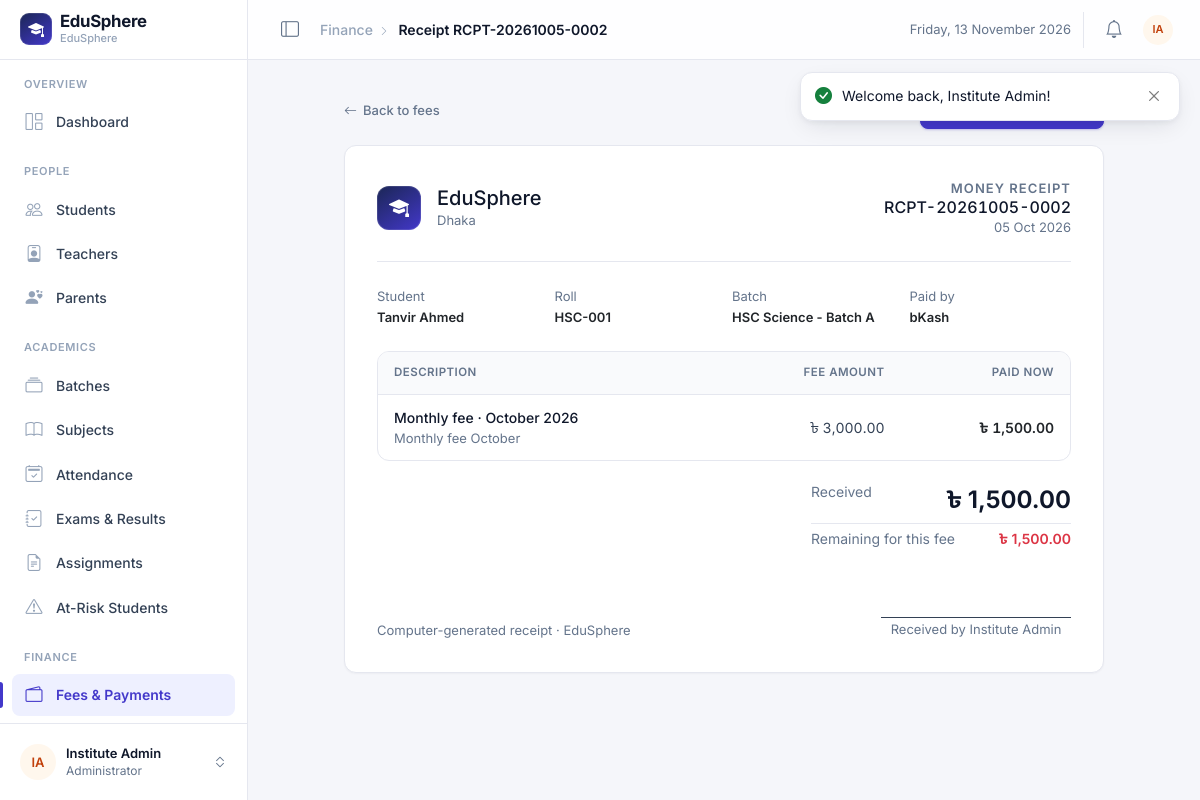
The page /fees/receipt.php?id=2 (signed in) on the database its author committed.
### tables this page shows
CREATE TABLE payments (
    id           INT AUTO_INCREMENT PRIMARY KEY,
    fee_id       INT NOT NULL,
    amount_paid  DECIMAL(10,2) NOT NULL,
    payment_date DATE NOT NULL,
    method       VARCHAR(30) NOT NULL DEFAULT 'Cash',
    receipt_no   VARCHAR(30) NOT NULL UNIQUE,
    received_by  INT NULL,                               
    FOREIGN KEY (fee_id)      REFERENCES fees(id)  ON DELETE CASCADE,
    FOREIGN KEY (received_by) REFERENCES users(id) ON DELETE SET NULL
);

CREATE TABLE users (
    id              INT AUTO_INCREMENT PRIMARY KEY,
    name            VARCHAR(100) NOT NULL,
    username        VARCHAR(50)  NOT NULL UNIQUE,
    email           VARCHAR(100) NOT NULL UNIQUE,
    password        VARCHAR(255) NOT NULL,               
    role            ENUM('admin','teacher','student','parent') NOT NULL,
    status          ENUM('active','inactive') NOT NULL DEFAULT 'active',
    failed_attempts INT NOT NULL DEFAULT 0,
    locked_until    DATETIME NULL,
    reset_token     VARCHAR(64) NULL,
    reset_expires   DATETIME NULL,
    created_at      DATETIME NOT NULL DEFAULT CURRENT_TIMESTAMP
);

CREATE TABLE students (
    id             INT AUTO_INCREMENT PRIMARY KEY,
    user_id        INT NOT NULL UNIQUE,
    batch_id       INT NULL,
    roll_no        VARCHAR(20) NOT NULL,
    dob            DATE NULL,
    gender         ENUM('Male','Female','Other') NULL,
    phone          VARCHAR(20) NULL,
    address        VARCHAR(255) NULL,
    guardian_name  VARCHAR(100) NULL,
    photo          VARCHAR(255) NULL,
    admission_date DATE NULL,
    FOREIGN KEY (user_id)  REFERENCES users(id)   ON DELETE CASCADE,
    FOREIGN KEY (batch_id) REFERENCES batches(id) ON DELETE SET NULL
);

CREATE TABLE batches (
    id          INT AUTO_INCREMENT PRIMARY KEY,
    name        VARCHAR(100) NOT NULL,
    session     VARCHAR(20)  NOT NULL,                   
    description VARCHAR(255) NULL,
    created_at  DATETIME NOT NULL DEFAULT CURRENT_TIMESTAMP
);

CREATE TABLE fees (
    id          INT AUTO_INCREMENT PRIMARY KEY,
    student_id  INT NOT NULL,
    fee_type    ENUM('Monthly','Admission','Exam','Fine') NOT NULL,
    amount      DECIMAL(10,2) NOT NULL,
    fee_month   VARCHAR(7) NULL,                         
    due_date    DATE NULL,
    description VARCHAR(255) NULL,
    created_at  DATETIME NOT NULL DEFAULT CURRENT_TIMESTAMP,
    FOREIGN KEY (student_id) REFERENCES students(id) ON DELETE CASCADE
);

### fees/receipt.php (the view, shortened to what this page needs)
<?php
require_once __DIR__ . '/../includes/functions.php';
$st = $pdo->prepare(
    'SELECT p.*, f.fee_type, f.fee_month, f.amount, f.description, f.student_id,
            u.name AS student, s.roll_no, b.name AS batch, r.name AS receiver
       FROM payments p
       JOIN fees f ON f.id = p.fee_id
       JOIN students s ON s.id = f.student_id
       JOIN users u ON u.id = s.user_id
       LEFT JOIN batches b ON b.id = s.batch_id
       LEFT JOIN users r ON r.id = p.received_by
      WHERE p.id = ?'
);
$st->execute([get_int('id')]);
$p = $st->fetch();
$st = $pdo->prepare('SELECT COALESCE(SUM(amount_paid),0) FROM payments WHERE fee_id = ? AND id <= ?');
$st->execute([$p['fee_id'], $p['id']]);
$paid_so_far = (float)$st->fetchColumn();
$remaining = $p['amount'] - $paid_so_far;
$page_title = 'Receipt ' . $p['receipt_no'];
require __DIR__ . '/../includes/header.php';
?>
<div class="receipt">
    <div class="d-flex justify-content-between align-items-center mb-3 no-print">
        <a class="page-back mb-0" href="<?= role() === 'admin' ? url('fees/index.php?student_id=' . $p['student_id']) : url('fees/my.php') ?>"><i class="bi bi-arrow-left"></i> Back to fees</a>
        <button onclick="window.print()" class="btn btn-brand"><i class="bi bi-printer"></i> Print or save as PDF</button>
    </div>
    <div class="card">
        <div class="receipt-doc">
            <div class="d-flex flex-wrap justify-content-between gap-3 pb-4 mb-4 border-bottom">
                <div class="d-flex gap-3 align-items-center">
                    <span class="es-brand-mark" style="width:44px;height:44px;font-size:20px;border-radius:12px"><i class="bi bi-mortarboard-fill"></i></span>
                    <div>
                        <div class="h5 mb-0"><?= e(INSTITUTE_NAME) ?></div>
                        <div class="small text-muted"><?= e(INSTITUTE_ADDRESS) ?></div>
                    </div>
                </div>
                <div class="text-sm-end">
                    <div class="small fw-semibold text-muted text-uppercase" style="letter-spacing:.08em">Money receipt</div>
                    <div class="h6 mb-0 tabular"><?= e($p['receipt_no']) ?></div>
                    <div class="small text-muted"><?= fmt_date($p['payment_date']) ?></div>
                </div>
            </div>
            <div class="row g-3 mb-4 small">
                <div class="col-6 col-md-3"><div class="text-muted">Student</div><div class="fw-semibold text-dark"><?= e($p['student']) ?></div></div>
                <div class="col-6 col-md-3"><div class="text-muted">Roll</div><div class="fw-semibold text-dark"><?= e($p['roll_no']) ?></div></div>
                <div class="col-6 col-md-3"><div class="text-muted">Batch</div><div class="fw-semibold text-dark"><?= e($p['batch']) ?></div></div>
                <div class="col-6 col-md-3"><div class="text-muted">Paid by</div><div class="fw-semibold text-dark"><?= e($p['method']) ?></div></div>
            </div>
            <div class="border rounded-3 overflow-hidden">
                <table class="table mb-0">
                    <thead><tr><th>Description</th><th class="num">Fee amount</th><th class="num">Paid now</th></tr></thead>
                    <tbody>
                        <tr>
                            <td><div class="cell-main"><?= e($p['fee_type']) ?> fee<?= $p['fee_month'] ? ' · ' . date('F Y', strtotime($p['fee_month'] . '-01')) : '' ?></div>
                                <?php if ($p['description']): ?><div class="cell-sub"><?= e($p['description']) ?></div><?php endif; ?></td>
                            <td class="num"><?= money($p['amount']) ?></td>
                            <td class="num fw-semibold text-dark"><?= money($p['amount_paid']) ?></td>
                        </tr>
                    </tbody>
                </table>
            </div>
            <div class="d-flex justify-content-end mt-3">
                <div style="min-width:260px">
                    <div class="d-flex justify-content-between py-1"><span class="text-muted">Received</span><span class="receipt-total"><?= money($p['amount_paid']) ?></span></div>
                    <div class="d-flex justify-content-between py-1 border-top"><span class="text-muted">Remaining for this fee</span><span class="fw-semibold <?= $remaining > 0 ? 'text-danger' : 'text-success' ?>"><?= money($remaining) ?></span></div>
                </div>
            </div>
            <div class="d-flex justify-content-between align-items-end mt-5 pt-3">
                <small class="text-muted">Computer-generated receipt · <?= e(APP_NAME) ?></small>
                <div class="text-center">
                    <div style="border-top:1px solid var(--es-text-2);width:190px"></div>
                    <small class="text-muted">Received by <?= e($p['receiver'] ?? 'Office') ?></small>
                </div>
            </div>
        </div>
    </div>
</div>
<?php require __DIR__ . '/../includes/footer.php'; ?>

### includes/header.php (shortened to what this page needs)
<?php
$page_title = $page_title ?? APP_NAME;
$current    = $_SERVER['PHP_SELF'] ?? '';
$menu = $menus[role()] ?? [];
$active_path = null;
$active_group = '';
if (!$active_path) {
    foreach ($menu as $group => $items) {
        foreach ($items as [$label, $path]) {
            $folder = dirname($path);
            if ($folder !== '.' && str_contains($current, '/' . $folder . '/')) { $active_path = $path; $active_group = $group; break 2; }
        }
    }
}
$me = user();
?>
<!DOCTYPE html>
<html lang="en">
<head>
    <link rel="stylesheet" href="https://cdn.jsdelivr.net/npm/bootstrap@5.3.3/dist/css/bootstrap.min.css">
    <link rel="stylesheet" href="https://cdn.jsdelivr.net/npm/bootstrap-icons@1.11.3/font/bootstrap-icons.min.css">
    <link rel="stylesheet" href="<?= asset('assets/css/style.css') ?>">
</head>
<body>
<?php show_flash(); ?>
<?php if (is_logged_in()): ?>
<div class="es-app">
    <aside class="es-sidebar offcanvas-lg offcanvas-start no-print" tabindex="-1" id="sidebar" aria-label="Main navigation">
        <div class="es-brand">
            <a class="d-flex align-items-center gap-2 text-reset text-decoration-none min-w-0" href="<?= url('dashboard.php') ?>">
                <span class="es-brand-mark"><i class="bi bi-mortarboard-fill"></i></span>
                <span class="es-brand-text">
                    <span class="es-brand-name d-block"><?= e(APP_NAME) ?></span>
                    <span class="es-brand-sub"><?= e(INSTITUTE_NAME) ?></span>
                </span>
            </a>
        </div>
        <div class="offcanvas-body">
            <nav class="es-nav">
                <?php foreach ($menu as $group => $items): ?>
                    <div class="es-nav-group">
                        <div class="es-nav-label"><?= e($group) ?></div>
                        <?php foreach ($items as [$label, $path, $icon]): $is = $path === $active_path; ?>
                            <a href="<?= url($path) ?>" class="<?= $is ? 'active' : '' ?>" <?= $is ? 'aria-current="page"' : '' ?>
                               title="<?= e($label) ?>">
                                <i class="bi bi-<?= $icon ?>"></i><span><?= e($label) ?></span>
                            </a>
                        <?php endforeach; ?>
                    </div>
                <?php endforeach; ?>
            </nav>
            <div class="es-sidebar-foot dropup">
                <button class="es-user" type="button" data-bs-toggle="dropdown" aria-expanded="false">
                    <?= avatar($me['name']) ?>
                    <span class="es-user-meta">
                        <span class="es-user-name d-block"><?= e($me['name']) ?></span>
                        <span class="es-user-role"><?= e(role_label(role())) ?></span>
                    </span>
                    <i class="bi bi-chevron-expand text-muted"></i>
                </button>
            </div>
        </div>
    </aside>
    <div class="es-main">
        <header class="es-topbar no-print">
            <button class="es-icon-btn d-none d-lg-inline-flex" type="button" data-sidebar-toggle aria-label="Collapse sidebar" title="Collapse sidebar">
                <i class="bi bi-layout-sidebar"></i>
            </button>
            <div class="es-topbar-title">
                <?php if ($active_group && $active_group !== 'Overview'): ?>
                    <span class="es-crumb d-none d-sm-inline"><?= e($active_group) ?><i class="bi bi-chevron-right"></i></span>
                <?php endif; ?>
                <?= e($page_title) ?>
            </div>
            <div class="ms-auto d-flex align-items-center gap-2">
                <span class="es-topbar-date d-none d-md-inline"><?= date('l, j F Y') ?></span>
                <a class="es-icon-btn" href="<?= url('notices/index.php') ?>" title="Notice board" aria-label="Notice board">
                    <i class="bi bi-bell"></i>
                </a>
                <div class="dropdown">
                    <button class="es-icon-btn p-0" type="button" data-bs-toggle="dropdown" aria-label="Account menu" aria-expanded="false">
                        <?= avatar($me['name'], null, 'sm') ?>
                    </button>
                </div>
            </div>
        </header>
        <main class="es-content" id="main">
<?php else: ?>
<main class="container py-5" id="main">
<?php endif; ?>

### includes/functions.php (shortened to what this page needs)
<?php
function e($value): string
{
    return htmlspecialchars((string)($value ?? ''), ENT_QUOTES, 'UTF-8');
}
function url(string $path = ''): string
{
    return BASE_URL . '/' . ltrim($path, '/');
}
function asset(string $path): string
{
    $file = BASE_PATH . '/' . ltrim($path, '/');
    return url($path) . (is_file($file) ? '?v=' . filemtime($file) : '');
}
function show_flash(): void
{
    $icons = ['success' => 'check-circle-fill', 'danger' => 'exclamation-octagon-fill',
              'warning' => 'exclamation-triangle-fill', 'info' => 'info-circle-fill'];
    echo '<div class="toast-stack" aria-live="polite">';
    foreach ($_SESSION['flash'] as $f) {
        $type = isset($icons[$f['type']]) ? $f['type'] : 'info';
        echo '<div class="es-toast is-' . $type . '" role="' . ($type === 'danger' ? 'alert' : 'status') . '" data-autohide="'
            . (in_array($type, ['success', 'info'], true) ? '1' : '0') . '">'
            . '<i class="bi bi-' . $icons[$type] . '"></i>'
            . '<div class="es-toast-msg">' . e($f['msg']) . '</div>'
            . '<button type="button" class="btn-close" aria-label="Close"></button></div>';
    }
    echo '</div>';
}
function initials(string $name): string
{
    $parts = preg_split('/\s+/', trim($name)) ?: [];
    $out = '';
    foreach (array_slice($parts, 0, 2) as $p) {
        $out .= mb_strtoupper(mb_substr($p, 0, 1));
    }
    return $out ?: '?';
}
function avatar(string $name, ?string $photo = null, string $size = ''): string
{
    $cls = 'avatar' . ($size ? ' avatar-' . $size : '');
    $tone = (abs(crc32($name)) % 5) + 1;
    return '<span class="' . $cls . ' tone-' . $tone . '" aria-hidden="true">' . e(initials($name)) . '</span>';
}
function role_label(string $role): string
{
    return ['admin' => 'Administrator', 'teacher' => 'Teacher', 'student' => 'Student', 'parent' => 'Parent'][$role] ?? ucfirst($role);
}
function money($amount): string
{
    return '৳' . "\u{00A0}" . number_format((float)$amount, 2);
}
function fmt_date($date): string
{
    return $date ? date('d M Y', strtotime($date)) : '-';
}
function is_logged_in(): bool
{
    return !empty($_SESSION['user']);
}
function user(): array
{
    return $_SESSION['user'] ?? [];
}
function role(): string
{
    return $_SESSION['user']['role'] ?? '';
}

### rows shown on the page
payments: received_by.name "IA IA", received_by.name "Institute Admin", receipt_no "RCPT-20261005-0002", payment_date "05 Oct 2026", users.name "Tanvir Ahmed", students.roll_no "HSC-001", batches.name "HSC Science - Batch A", method "bKash", fee.fee_type "Monthly", fee.fee_month "October 2026", fee.description "Monthly fee October", fee.amount "৳ 3,000.00", amount_paid "৳ 1,500.00"

### other values the page prints
$f['msg'] "Welcome back, Institute Admin!"
APP_NAME "EduSphere"
INSTITUTE_NAME "EduSphere"
$group "OVERVIEW"
$label "Dashboard"
$group "PEOPLE"
$label "Students"
$label "Teachers"
$label "Parents"
$group "ACADEMICS"
$label "Batches"
$label "Subjects"
$label "Attendance"
$label "Exams & Results"
$label "Assignments"
